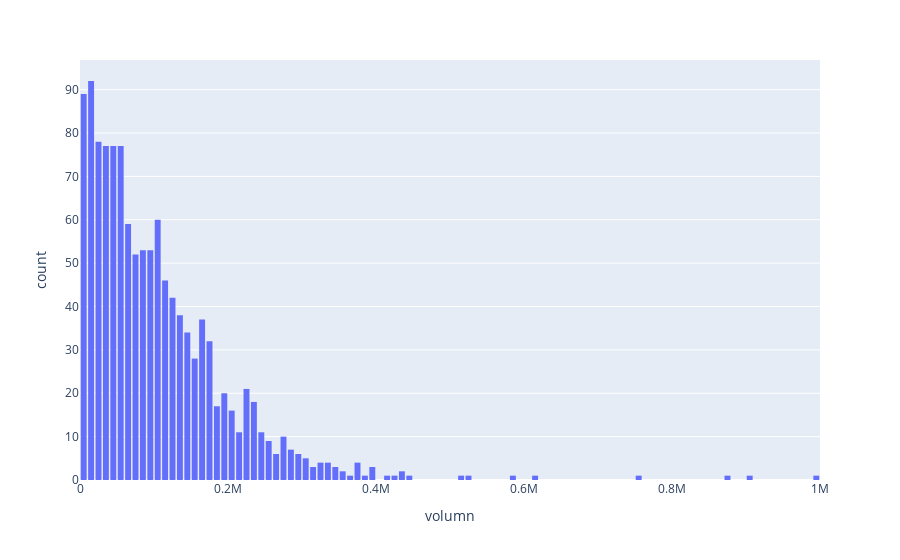

Notebook code cell kept with this figure:
### Code cell
import plotly.express as px
import pandas as pd

df = pd.read_csv('4-tumor-bounding-box-2.csv')
# df = df.loc[~df[['length','width', 'height']].apply(sorted, axis=1).duplicated()]
normal = df.where(df['color'] == 'normal')
volumn = normal['volumn']

fig = px.histogram(normal, x='volumn', nbins=100)
fig.update_layout(bargap=0.2)
fig.show()

### Figure 1 — Plotly figure (JSON) as saved in the notebook; plotly's stock layout.template omitted (floating-point values rounded to 4 significant figures; data arrays with more than 128 entries replaced by an {"elided": "..."} marker saying what was removed)
{"data": [{"alignmentgroup": "True", "bingroup": "x", "hovertemplate": "volumn=%{x}<br>count=%{y}<extra></extra>", "legendgroup": "", "marker": {"color": "#636efa", "pattern": {"shape": ""}}, "name": "", "nbinsx": 100, "offsetgroup": "", "orientation": "v", "showlegend": false, "type": "histogram", "x": {"elided": "1222 int values"}, "xaxis": "x", "yaxis": "y"}], "layout": {"bargap": 0.2, "barmode": "relative", "legend": {"tracegroupgap": 0}, "margin": {"t": 60}, "xaxis": {"anchor": "y", "domain": [0, 1], "title": {"text": "volumn"}}, "yaxis": {"anchor": "x", "domain": [0, 1], "title": {"text": "count"}}}}
